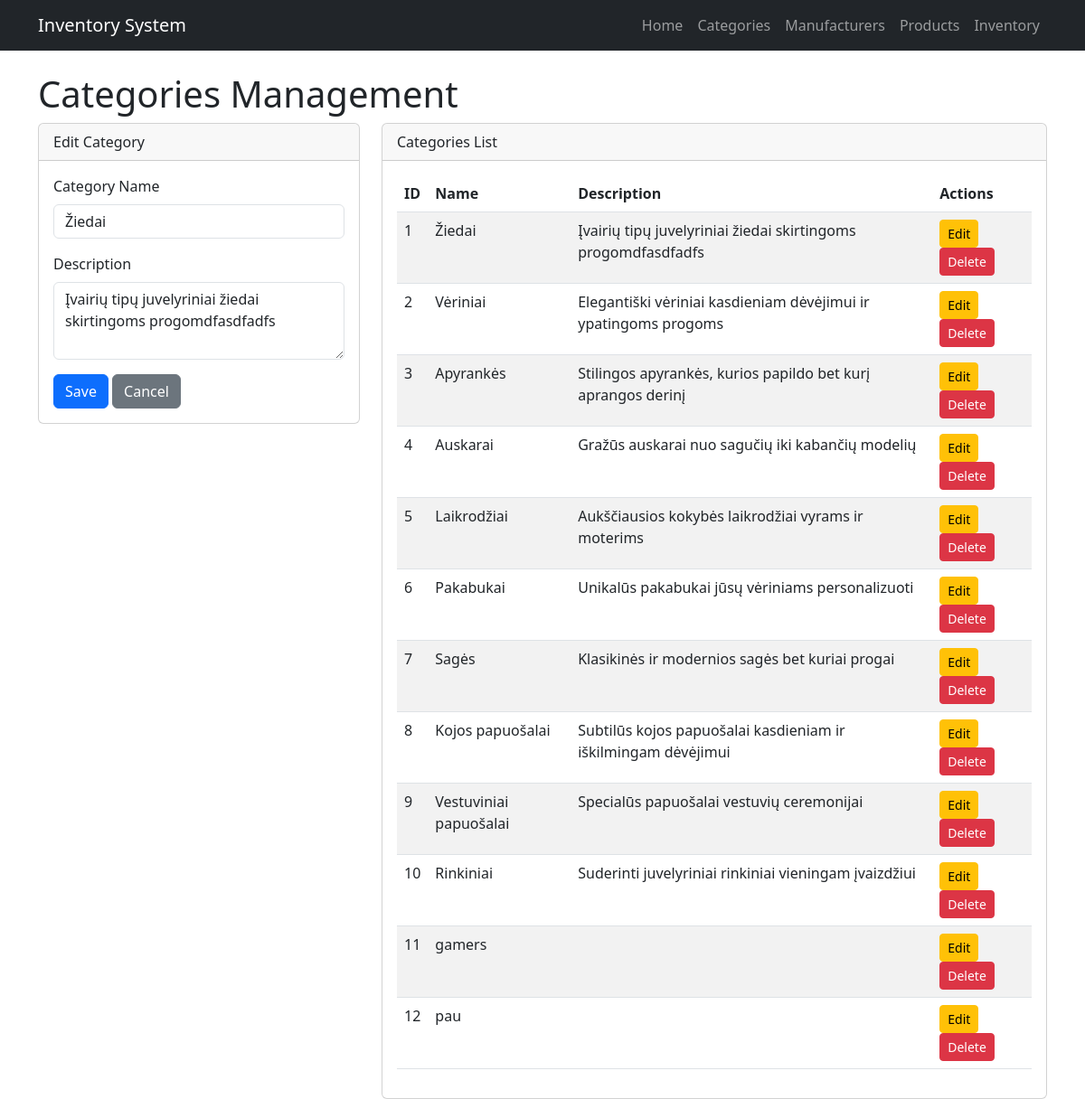
The app's page /pages/categories.php?edit=1 with its own data.
### tables this page shows
CREATE TABLE `kategorija` (
  `id_KATEGORIJA` int(11) NOT NULL,
  `pavadinimas` varchar(100) NOT NULL,
  `aprasymas` text DEFAULT NULL
);

### pages/categories.php (the view, shortened to what this page needs)
<?php
include '../includes/header.php';
include '../includes/db_connect.php';
$edit_id = isset($_GET['edit']) ? $_GET['edit'] : 0;
$edit_data = null;
if($edit_id > 0) {
    $edit_query = "SELECT * FROM kategorija WHERE id_KATEGORIJA = ?";
    $edit_stmt = $conn->prepare($edit_query);
    $edit_stmt->bind_param("i", $edit_id);
    $edit_stmt->execute();
    $edit_result = $edit_stmt->get_result();
    if($edit_result->num_rows > 0) {
        $edit_data = $edit_result->fetch_assoc();
    }
}
$query = "SELECT * FROM kategorija ORDER BY id_KATEGORIJA";
$result = $conn->query($query);
?>
<div class="container mt-4">
    <h1>Categories Management</h1>
    <div class="row">
        <div class="col-md-4">
            <div class="card">
                <div class="card-header">
                    <?php echo $edit_data ? 'Edit Category' : 'Add New Category'; ?>
                </div>
                <div class="card-body">
                    <form method="post" action="">
                        <div class="mb-3">
                            <label for="pavadinimas" class="form-label">Category Name</label>
                            <input type="text" class="form-control" id="pavadinimas" name="pavadinimas"
                                   value="<?php echo $edit_data ? htmlspecialchars($edit_data['pavadinimas']) : ''; ?>" required>
                        </div>
                        <div class="mb-3">
                            <label for="aprasymas" class="form-label">Description</label>
                            <textarea class="form-control" id="aprasymas" name="aprasymas" rows="3"><?php echo $edit_data ? htmlspecialchars($edit_data['aprasymas']) : ''; ?></textarea>
                        </div>
                        <button type="submit" name="save_category" class="btn btn-primary">Save</button>
                        <?php if($edit_data): ?>
                            <a href="categories.php" class="btn btn-secondary">Cancel</a>
                        <?php endif; ?>
                    </form>
                </div>
            </div>
        </div>
        <div class="col-md-8">
            <div class="card">
                <div class="card-header">
                    Categories List
                </div>
                <div class="card-body">
                    <table class="table table-striped">
                        <thead>
                            <tr>
                                <th>ID</th>
                                <th>Name</th>
                                <th>Description</th>
                                <th>Actions</th>
                            </tr>
                        </thead>
                        <tbody>
                            <?php if($result->num_rows > 0): ?>
                                <?php while($row = $result->fetch_assoc()): ?>
                                    <tr>
                                        <td><?php echo $row['id_KATEGORIJA']; ?></td>
                                        <td><?php echo htmlspecialchars($row['pavadinimas']); ?></td>
                                        <td><?php echo htmlspecialchars($row['aprasymas'] ?? ''); ?></td>
                                        <td>
                                            <a href="categories.php?edit=<?php echo $row['id_KATEGORIJA']; ?>" class="btn btn-sm btn-warning">Edit</a>
                                            <a href="categories.php?delete=<?php echo $row['id_KATEGORIJA']; ?>" class="btn btn-sm btn-danger"
                                               onclick="return confirm('Are you sure you want to delete this category?')">Delete</a>
                                        </td>
                                    </tr>
                                <?php endwhile; ?>
                            <?php else: ?>
                                <tr>
                                    <td colspan="4" class="text-center">No categories found</td>
                                </tr>
                            <?php endif; ?>
                        </tbody>
                    </table>
                </div>
            </div>
        </div>
    </div>
</div>

### css/style.css (style rules this page uses)
html, body { height:100%; }
a { color: rgba(0,0,0,0.6); }

### records on screen
kategorija: pavadinimas "Žiedai", aprasymas "Įvairių tipų juvelyriniai žiedai skirtingoms progomdfasdfadfs", id_KATEGORIJA "1"
kategorija: id_KATEGORIJA "2", pavadinimas "Vėriniai", aprasymas "Elegantiški vėriniai kasdieniam dėvėjimui ir ypatingoms progoms"
kategorija: id_KATEGORIJA "3", pavadinimas "Apyrankės", aprasymas "Stilingos apyrankės, kurios papildo bet kurį aprangos derinį"
kategorija: id_KATEGORIJA "4", pavadinimas "Auskarai", aprasymas "Gražūs auskarai nuo sagučių iki kabančių modelių"
kategorija: id_KATEGORIJA "5", pavadinimas "Laikrodžiai", aprasymas "Aukščiausios kokybės laikrodžiai vyrams ir moterims"
kategorija: id_KATEGORIJA "6", pavadinimas "Pakabukai", aprasymas "Unikalūs pakabukai jūsų vėriniams personalizuoti"
kategorija: id_KATEGORIJA "7", pavadinimas "Sagės", aprasymas "Klasikinės ir modernios sagės bet kuriai progai"
kategorija: id_KATEGORIJA "8", pavadinimas "Kojos papuošalai", aprasymas "Subtilūs kojos papuošalai kasdieniam ir iškilmingam dėvėjimui"
kategorija: id_KATEGORIJA "9", pavadinimas "Vestuviniai papuošalai", aprasymas "Specialūs papuošalai vestuvių ceremonijai"
kategorija: id_KATEGORIJA "10", pavadinimas "Rinkiniai", aprasymas "Suderinti juvelyriniai rinkiniai vieningam įvaizdžiui"
kategorija: id_KATEGORIJA "11", pavadinimas "gamers"
kategorija: id_KATEGORIJA "12", pavadinimas "pau"
